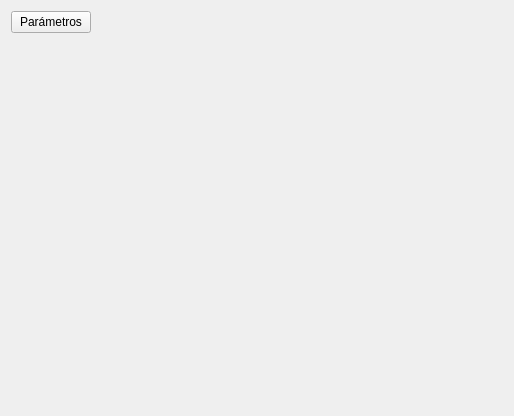
<?xml version="1.0" encoding="UTF-8"?>
<ui version="4.0">
 <class>Widget</class>
 <widget class="QWidget" name="Widget">
  <property name="geometry">
   <rect>
    <x>0</x>
    <y>0</y>
    <width>514</width>
    <height>416</height>
   </rect>
  </property>
  <property name="windowTitle">
   <string>Función cuadrática</string>
  </property>
  <layout class="QGridLayout" name="gridLayout">
   <item row="0" column="0">
    <layout class="QHBoxLayout" name="horizontalLayout">
     <item>
      <widget class="QPushButton" name="parametrosPushButton">
       <property name="text">
        <string>Parámetros</string>
       </property>
      </widget>
     </item>
     <item>
      <spacer name="horizontalSpacer">
       <property name="orientation">
        <enum>Qt::Horizontal</enum>
       </property>
       <property name="sizeHint" stdset="0">
        <size>
         <width>40</width>
         <height>20</height>
        </size>
       </property>
      </spacer>
     </item>
    </layout>
   </item>
   <item row="1" column="0">
    <widget class="QCustomPlot" name="customPlot" native="true"/>
   </item>
  </layout>
 </widget>
 <layoutdefault spacing="6" margin="11"/>
 <customwidgets>
  <customwidget>
   <class>QCustomPlot</class>
   <extends>QWidget</extends>
   <header location="global">QCustomPlot.h</header>
   <container>1</container>
  </customwidget>
 </customwidgets>
 <resources/>
 <connections/>
</ui>
